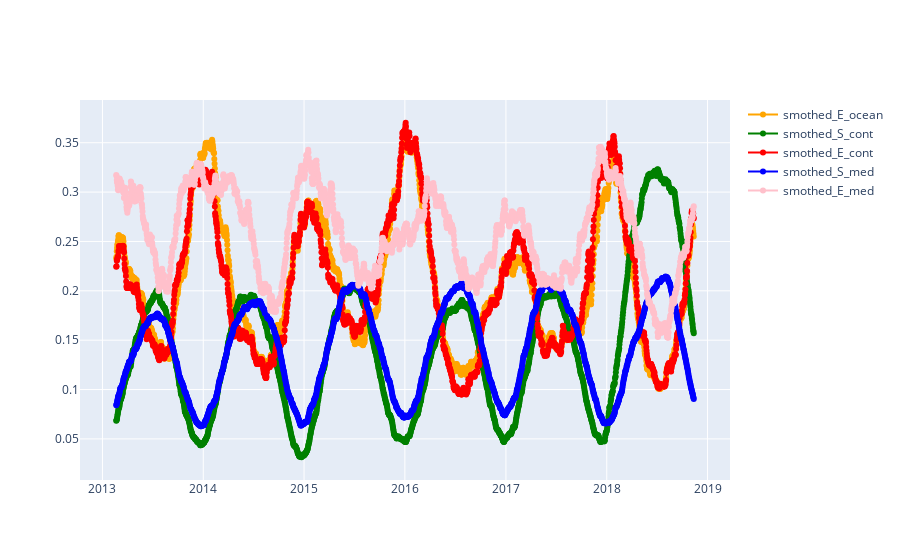

Source (notebook cell):
### Code cell
fig3 = go.FigureWidget()
# fig3.add_scatter(x = total_merge.index, y = total_merge.av_solaire_oceanique, mode = "lines + markers", opacity=0.2, line = dict(color="lightseagreen"), name = "av_solaire_oceanique")
# fig3.add_scatter(x = total_merge.index, y = total_merge.av_eolienne_oceanique, mode = "lines + markers", opacity=0.2, line = dict(color="orange"), name = "av_eolienne_oceanique")
# fig3.add_scatter(x = total_merge.index, y = total_merge.smothed_S_ocean, mode = "lines + markers", line = dict(color="lightseagreen"), name = "smothed_S_ocean")
fig3.add_scatter(x = total_merge.index, y = total_merge.smothed_E_ocean, mode = "lines + markers", line = dict(color="orange"), name = "smothed_E_ocean")

# fig3.add_scatter(x = total_merge.index, y = total_merge.av_solaire_continent, mode = "lines + markers", opacity=0.2, line = dict(color="green"), name = "av_solaire_continent")
# fig3.add_scatter(x = total_merge.index, y = total_merge.av_eolienne_continental, mode = "lines + markers", opacity=0.2, line = dict(color="red"), name = "av_eolienne_continental")
fig3.add_scatter(x = total_merge.index, y = total_merge.smothed_S_cont, mode = "lines + markers", line = dict(color="green"), name = "smothed_S_cont")
fig3.add_scatter(x = total_merge.index, y = total_merge.smothed_E_cont, mode = "lines + markers", line = dict(color="red"), name = "smothed_E_cont")

# fig3.add_scatter(x = total_merge.index, y = total_merge.av_solaire_med, mode = "lines + markers", opacity=0.2, line = dict(color="blue"), name = "av_solaire_med")
# fig3.add_scatter(x = total_merge.index, y = total_merge.av_eolienne_med, mode = "lines + markers", opacity=0.2, line = dict(color="pink"), name = "av_eolienne_med")
fig3.add_scatter(x = total_merge.index, y = total_merge.smothed_S_med, mode = "lines + markers", line = dict(color="blue"), name = "smothed_S_med")
fig3.add_scatter(x = total_merge.index, y = total_merge.smothed_E_med, mode = "lines + markers", line = dict(color="pink"), name = "smothed_E_med")

fig3.show()

### Figure 1 — Plotly figure (JSON) as saved in the notebook; plotly's stock layout.template omitted (floating-point values rounded to 4 significant figures; data arrays with more than 128 entries replaced by an {"elided": "..."} marker saying what was removed)
{"data": [{"line": {"color": "orange"}, "mode": "lines+markers", "name": "smothed_E_ocean", "type": "scatter", "uid": "91ceeae6-a210-4d68-8bfa-a38346fcec99", "x": {"elided": "2092 str values"}, "y": {"elided": "2092 float values"}}, {"line": {"color": "green"}, "mode": "lines+markers", "name": "smothed_S_cont", "type": "scatter", "uid": "2ac122aa-6b26-4215-81a7-ddbdad49538d", "x": {"elided": "2092 str values"}, "y": {"elided": "2092 float values"}}, {"line": {"color": "red"}, "mode": "lines+markers", "name": "smothed_E_cont", "type": "scatter", "uid": "5972350c-7e13-4783-8c13-387e43fe62ca", "x": {"elided": "2092 str values"}, "y": {"elided": "2092 float values"}}, {"line": {"color": "blue"}, "mode": "lines+markers", "name": "smothed_S_med", "type": "scatter", "uid": "066f0cc3-ace8-4ff3-83e7-c503039e5885", "x": {"elided": "2092 str values"}, "y": {"elided": "2092 float values"}}, {"line": {"color": "pink"}, "mode": "lines+markers", "name": "smothed_E_med", "type": "scatter", "uid": "05ecb5d6-eece-44d5-98c9-f61eeceea8a3", "x": {"elided": "2092 str values"}, "y": {"elided": "2092 float values"}}], "layout": {}}
